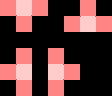

This is a level from a 2D game, rendered from its Tiled map with the project's own tilesets. A one-line summary and the complete map file follow:
An orthogonal 7x6 tile map with 16x16 px tiles, 3 tile layers (regions, input_layer1, output_layer3).

<map version="1.5" tiledversion="1.7.2" orientation="orthogonal" renderorder="right-down" width="7" height="6" tilewidth="16" tileheight="16" infinite="0" nextlayerid="4" nextobjectid="1">
 <tileset firstgid="1" source="../../../porthole-tileset.tsx" />
 <layer id="3" name="regions" width="7" height="6">
  <data encoding="csv">
1,1,1,0,0,1,0,
0,1,0,0,1,1,1,
0,0,0,0,0,0,0,
0,1,0,1,0,0,0,
1,1,0,1,1,0,0,
0,1,0,1,0,0,0
</data>
 </layer>
 <layer id="1" name="input_layer1" width="7" height="6">
  <data encoding="csv">
33,2,33,0,0,33,0,
0,33,0,0,33,2,33,
0,0,0,0,0,0,0,
0,33,0,33,0,0,0,
33,2,0,2,33,0,0,
0,33,0,33,0,0,0
</data>
 </layer>
 <layer id="2" name="output_layer3" width="7" height="6">
  <data encoding="csv">
0,73,0,0,0,0,0,
0,0,0,0,0,74,0,
0,0,0,0,0,0,0,
0,0,0,0,0,0,0,
0,106,0,105,0,0,0,
0,0,0,0,0,0,0
</data>
 </layer>
</map>
